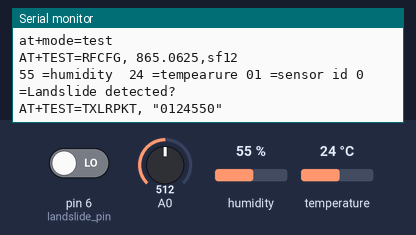
Simulated run of this sketch. Board: Arduino Uno, built with avr-gcc and run on an emulated ATmega328P. Shown: the last lines printed to the serial monitor. Inputs (shaded band) come from the test bench; at power-on: humidity 55 %, pin 6 (landslide_pin) LOW, temperature 24 °C, A0 = 512.

Above: at 4.2 s.
4.3 s: humidity set to 22 %
At 6.3 s:
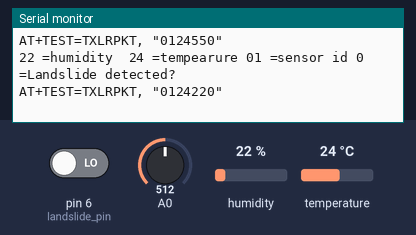
7.0 s: pin 6 (landslide_pin) driven HIGH
At 8.7 s:
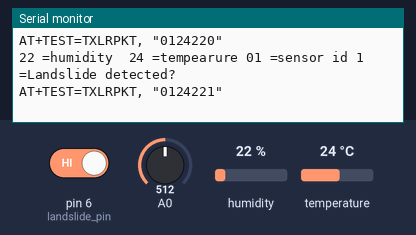
9.7 s: temperature set to 12 °C
At 12.1 s:
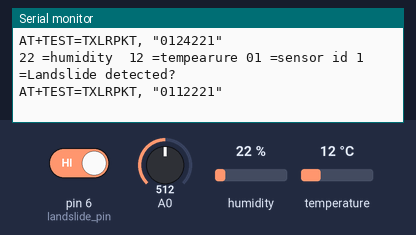
12.4 s: pin 6 (landslide_pin) driven LOW
At 14.6 s:
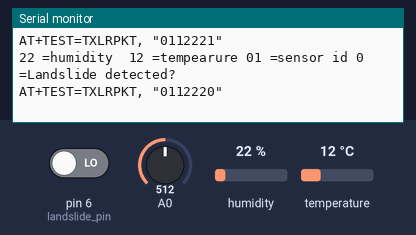
15.1 s: humidity set to 40 %
At 15.9 s:
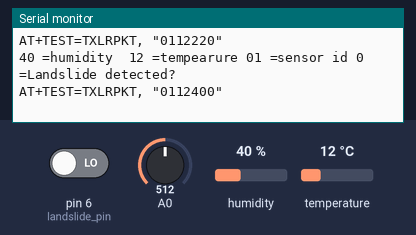
Timing chart, 0 to 18.1 s (numbered marks = the images above; inputs shaded):
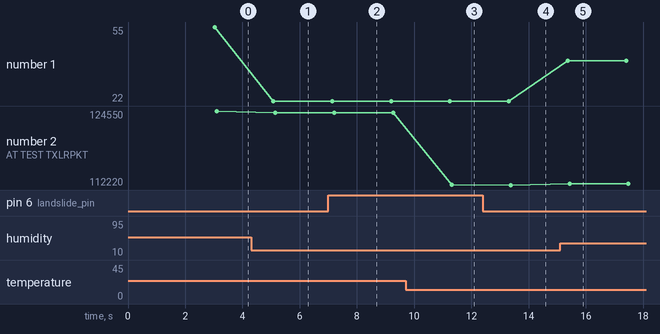

Measured:
- after the input at 4.3 s, the serial monitor: prints a new line after 0.78 s (image 1)
- after the input at 7.0 s, the serial monitor: prints a new line after 0.14 s (image 2)
- after the input at 9.7 s, the serial monitor: prints a new line after 1.5 s (image 3)
- after the input at 12.4 s, the serial monitor: prints a new line after 0.91 s (image 4)
- after the input at 15.1 s, the serial monitor: prints a new line after 0.26 s (image 5)
- plotted number 1: 55 → 22 after the input at 4.3 s, 22 → 40 after the input at 15.1 s
- plotted number 2: 124550 → 124220 after the input at 4.3 s, 124220 → 124221 after the input at 7.0 s, 124221 → 112221 after the input at 9.7 s, 112221 → 112220 after the input at 12.4 s, 112220 → 112400 after the input at 15.1 s

The sketch:

CODE-transmitter.ino
```cpp
// #include <DHT_U.h>

// #define DHTPIN 5 // D1
// #define DHTTYPE DHT11


// int h;
// int t;
// int m;
// int sensor_id = 1;  //first sensor


// int landslide_pin = 6;
// int landslide_sensor_value = 0;//

// void setup() {
//   // put your setup code here, to run once:
//   Serial.begin(9600);

//   pinMode(landslide_pin, input);
//   landslide_sensor_value = 0;//
//   Serial.print("at\r\n");
// delay(1000);
// Serial.print("at+mode=test\r\n");
// delay(1000);
// Serial.print("AT+TEST=RFCFG, 865.0625,sf12\r\n");
// delay(1000);

// }

// void loop() {
//   // put your main code here, to run repeatedly:

//  //
//     h = dht.readHumidity();
//     t = dht.readTemperature();
//     m = analogRead(A0);

//   landslide_sensor_value = digitalRead(landslide_pin);


// Serial.print("AT+TEST=TXLRPKT, \"0028731\"\r\n");  //first two digifts sensor number, next two digits temoerature, next two humidirty, next 1 landslide    {II,TT,HH,L}
// delay(10000);
// Serial.print("AT+TEST=TXLRPKT, \"0234930\"\r\n");
// delay(10000);

// Serial.print("AT+TEST=TXLRPKT, \"0324970\"\r\n");
// delay(10000);

// Serial.print("AT+TEST=TXLRPKT, \"BS24451\"\r\n");
// delay(10000);
// }
// // AT+TEST=RFCFG, 865.0625,sf12

#include <DHT.h>

#define DHTPIN 5 // D1
#define DHTTYPE DHT11

DHT dht(DHTPIN, DHTTYPE);  // Initialize DHT object

int h;
int t;
int m;
int sensor_id = 1;  // first sensor

int landslide_pin = 6;
int landslide_sensor_value = 0;

void setup() {
  Serial.begin(9600);
  dht.begin();  // Start the DHT sensor

  pinMode(landslide_pin, INPUT);
  Serial.print("at\r\n");
  delay(1000);
  Serial.print("at+mode=test\r\n");
  delay(1000);
  Serial.print("AT+TEST=RFCFG, 865.0625,sf12\r\n");
  delay(1000);
}

void loop() {
  h = dht.readHumidity();
  t = dht.readTemperature();
  m = analogRead(A0);
  landslide_sensor_value = digitalRead(landslide_pin);

  // Handle potential NaN values
  if (isnan(h) || isnan(t)) {
    Serial.println("Failed to read from DHT sensor!");
    delay(2000);
    return;
  }

  // Clamp values to 2-digit format
  int t_send = constrain(t, 0, 99);
  int h_send = constrain(h, 0, 99);


  // Format each component to string
  String idStr = sensor_id < 10 ? "0" + String(sensor_id) : String(sensor_id);
  String tStr = t_send < 10 ? "0" + String(t_send) : String(t_send);
  String hStr = h_send < 10 ? "0" + String(h_send) : String(h_send);
  String lStr = String(landslide_sensor_value);
   Serial.print(h_send);
  Serial.print(" =humidity  ");
  Serial.print(t_send);
  Serial.print(" =tempearure ");
  Serial.print(idStr);
  Serial.print(" =sensor id ");
  Serial.print(lStr);
  Serial.println(" =Landslide detected? ");

  // Final LoRa string
  String payload = idStr + tStr + hStr + lStr;

  // Send it via LoRa command
  Serial.print("AT+TEST=TXLRPKT, \"" + payload + "\"\r\n");

  delay(2000);  // wait before sending again
}
```
